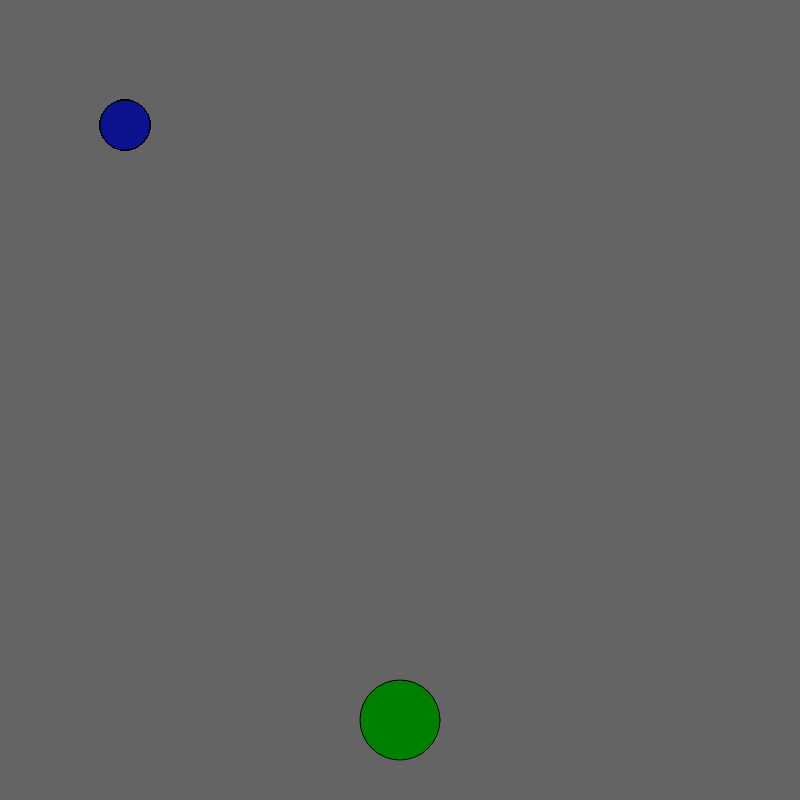
Frame 1 (no input)
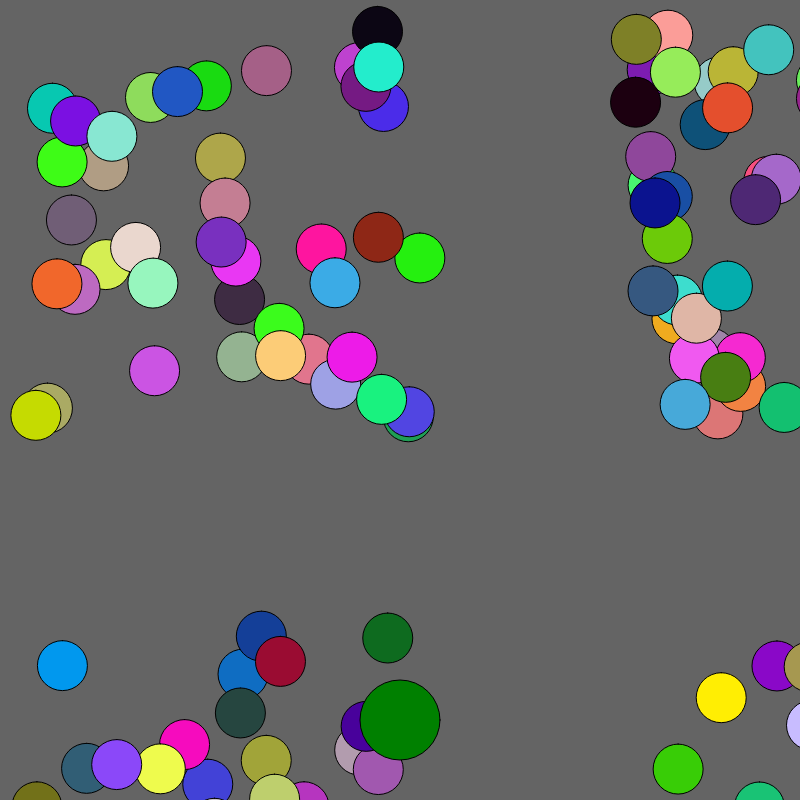
Frame 60 (no input)
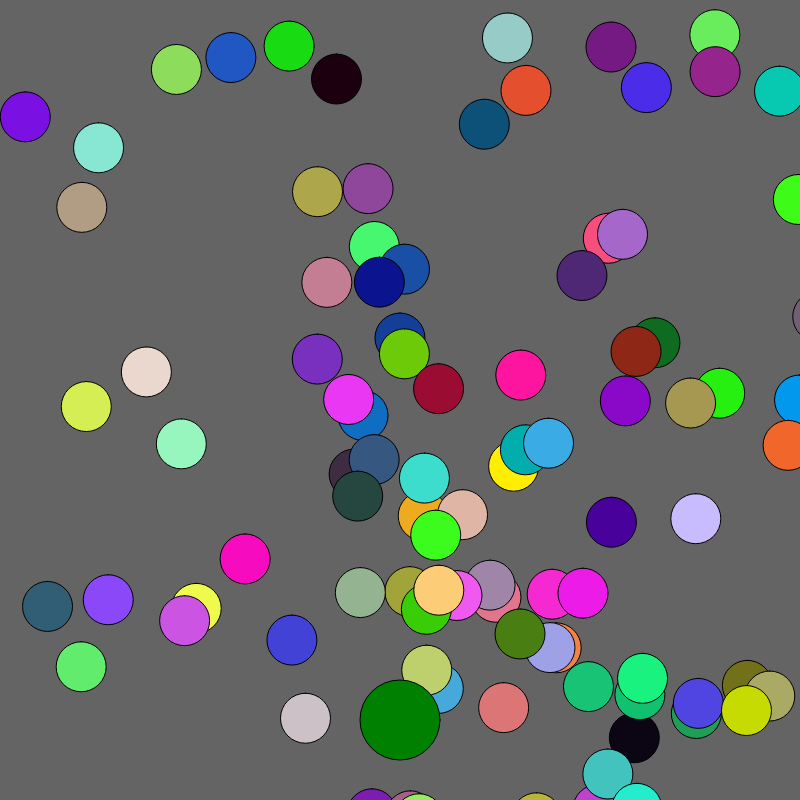
Frame 120 (the mouse pressed at the canvas centre since frame 60)

The p5.js sketch that drew these frames (run headless with seeded random() and noise() and a simulated clock; from frame 60 on, the mouse is pressed at the canvas centre):

// p5.js sketch
// ── sketch.js
var cars = [];
var frogPos ;

function setup() {
  // put setup code here
  createCanvas(800, 800);
  for (var i = 0; i < 100; i++) {
    cars.push(new Car());
  }
  frogPos = createVector(width/2, height- 80);
}

function draw() {
  // put drawing code here
  background(100);
  for (var i = 0; i < cars.length; i++) {
    cars[i].display();
    cars[i].drive();
    if(cars[i].pos.dist(frogPos) < 50) {
      cars.splice(i, 1);
    }
  }
  // draw the frog
  fill('green') ;
  ellipse(frogPos.x, frogPos.y, 80, 80);
  checkForKeys();
}

function Car() {
  //atttributes
  this.red = random(255);
  this.green = random(255);
  this.blue = random(255);
  this.vel = random(50, 200);
  this.pos = createVector(100, 100);
  this.vel = createVector(random(-5, 5), random(-5, 5));

  //methods
  this.display = function() {
    fill(this.red, this.green, this.blue);
    rect(this.pos.x, this.pos.y, 50, 50, 200);
  }

  this.drive = function() {
    this.pos.add(this.vel);
    if (this.pos.x > width) this.pos.x = 0;
    if (this.pos.x < 0) this.pos.x = width;
    if (this.pos.y > height) this.pos.y = 0;
    if (this.pos.y < 0) this.pos.y = height;

  }
}

function checkForKeys() {
  if (keyIsDown(LEFT_ARROW)) frogPos.x = frogPos.x - 5;
  if (keyIsDown(RIGHT_ARROW)) frogPos.x = frogPos.x + 5;
  if (keyIsDown(UP_ARROW)) frogPos.y = frogPos.y - 5;
  if (keyIsDown(DOWN_ARROW)) frogPos.y = frogPos.y + 5;

}
